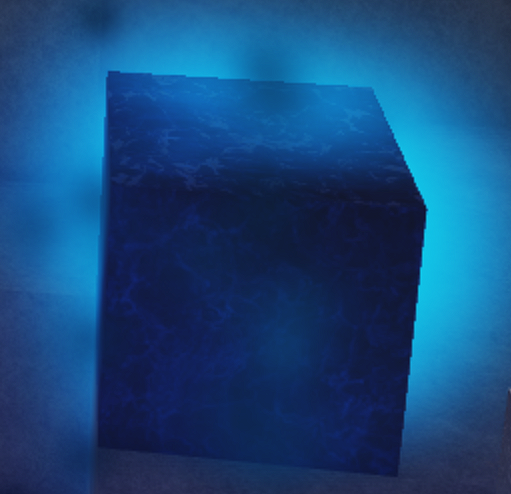
#> input picture study/block.png, 511 x 494 px
$ python histogramequaliz.py
#> lines starting #> are read from the running program, lines starting #| are printed output that depends on the picture
from __future__ import print_function
import cv2 as cv
import argparse

parser = argparse.ArgumentParser(description='Code for Histogram Equalization tutorial.')
parser.add_argument('--input', help='Path to input image.', default='block.png')
args = parser.parse_args()

src = cv.imread(cv.samples.findFile(args.input))
#> src is the input picture: shape (494, 511, 3); mean B, G, R 122.5, 71.6, 22.5

if src is None:
    print('Could not open or find the image:', args.input)
    exit(0)

src_gray = cv.cvtColor(src, cv.COLOR_BGR2GRAY)
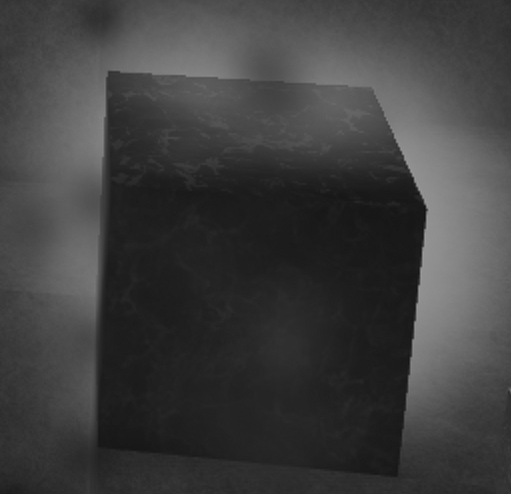
#> src_gray: shape (494, 511); min 17, max 156, mean 62.7
dst = cv.equalizeHist(src_gray)
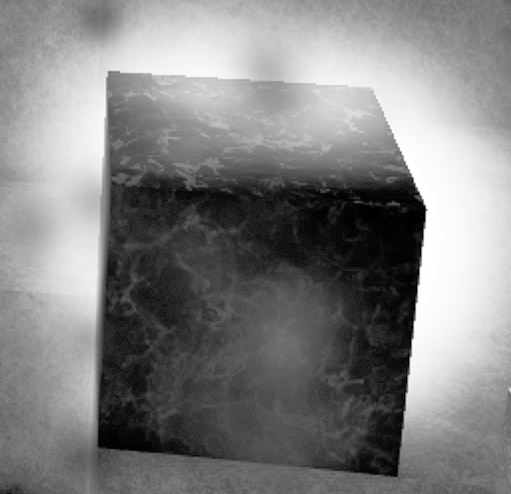
#> dst: shape (494, 511); min 0, max 255, mean 129.2

cv.imshow('Source image', src_gray)
cv.imshow('Equalized Image', dst)
cv.waitKey()
